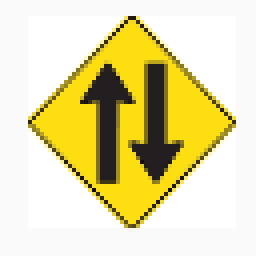
#> input picture dataset/doble_circulacion/doble_circulacion_001.png, 64 x 64 px (shown 4 times larger); its folder holds 2 pictures in this run
$ python RN_traffiClass.py
#> lines starting #> are read from the running program, lines starting #| are printed output that depends on the picture
import os
import cv2
import numpy as np
from sklearn.model_selection import train_test_split
from sklearn.svm import SVC
from sklearn.metrics import accuracy_score
import matplotlib.pyplot as plt

# Configuración
IMG_SIZE = (64, 64)  # Tamaño de las imágenes
DATASET_DIR = 'dataset'

# Función para cargar y preprocesar imágenes
def load_images(dataset_dir):
#> called with dataset_dir = 'dataset'
    images = []
    labels = []
    class_names = os.listdir(dataset_dir)  # Nombres de las carpetas (clases)

    for class_name in class_names:
        class_dir = os.path.join(dataset_dir, class_name)
        for img_name in os.listdir(class_dir):
            img_path = os.path.join(class_dir, img_name)
            img = cv2.imread(img_path, cv2.IMREAD_GRAYSCALE)  # Leer en escala de grises
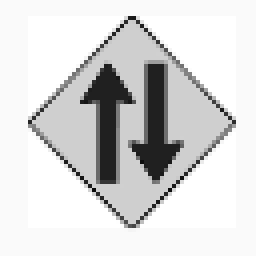
#> img: shape (64, 64) (shown 4 times larger); min 9, max 255, mean 216.3
            if img is None:
                print(f"Error: No se pudo cargar la imagen {img_path}. Verifica la ruta o el formato.")
                continue
            img = cv2.resize(img, IMG_SIZE)  # Redimensionar
            img = img.flatten()  # Aplanar la imagen a un vector
#> img = 4096 values, max 255 at index 263, min 9 at index 3031, mean 216.3
            images.append(img)
            labels.append(class_names.index(class_name))
#> pass 2 of the loop in load_images, `for class_name in class_names:`:
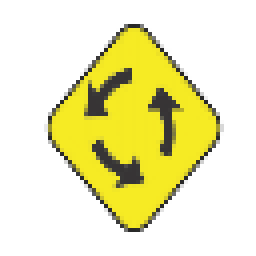
#> input picture dataset/glorieta/glorieta_001.png, 64 x 64 px (shown 4 times larger)
#> in load_images, `img = cv2.imread(img_path, cv2.IMREAD_GRAYSCALE)`:
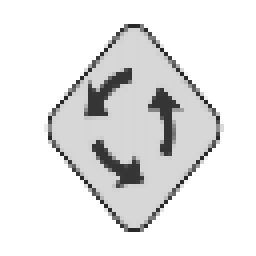
#> img: shape (64, 64) (shown 4 times larger); min 39, max 255, mean 229.7

    return np.array(images), np.array(labels), class_names

# Cargar imágenes
print("Cargando imágenes...")
images, labels, class_names = load_images(DATASET_DIR)
if len(images) == 0:
    print("No se encontraron imágenes. Verifica la ruta del dataset.")
    exit()
print("Imágenes cargadas:", images.shape)
#| Imágenes cargadas: (4, 4096)
print("Etiquetas cargadas:", labels.shape)
#| Etiquetas cargadas: (4,)
print("Clases:", class_names)

# Dividir en conjuntos de entrenamiento y prueba
X_train, X_test, y_train, y_test = train_test_split(images, labels, test_size=0.2, random_state=42)

# Entrenar un modelo SVM
print("Entrenando modelo...")
model = SVC(kernel='linear', probability=True)
model.fit(X_train, y_train)

# Evaluar el modelo
y_pred = model.predict(X_test)
accuracy = accuracy_score(y_test, y_pred)
print(f'Precisión del modelo: {accuracy * 100:.2f}%')

# Función para predecir una nueva imagen
def predecir_señal(img_path):
#> called with img_path = 'pruebas/prueba002.png'
    img = cv2.imread(img_path, cv2.IMREAD_GRAYSCALE)
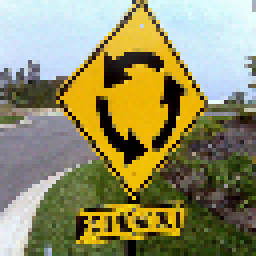
#> input picture pruebas/prueba002.png, 64 x 64 px (shown 4 times larger)
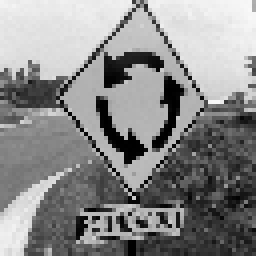
#> img: shape (64, 64) (shown 4 times larger); min 0, max 249, mean 137.7
    if img is None:
        print(f"Error: No se pudo cargar la imagen {img_path}. Verifica la ruta o el formato.")
        return
    img = cv2.resize(img, IMG_SIZE)
    img = img.flatten()
#> img = 4096 values, max 249 at index 190, min 0 at index 1450, mean 137.7
    img = np.expand_dims(img, axis=0)

    prediccion = model.predict(img)
#> prediccion = [0]
    clase_predicha = class_names[prediccion[0]]
    print(f'Señal predicha: {clase_predicha}')


predecir_señal('pruebas/prueba002.png')
